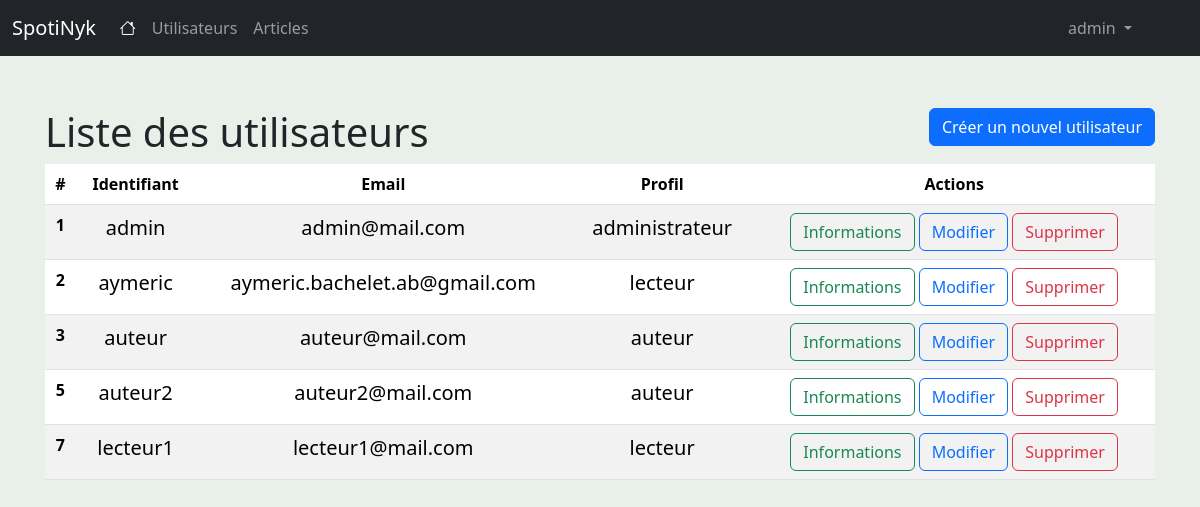
Page /admin/usagers (signed in) on the committed database.
### app/models/tables.py (models this page shows, shortened)
class Usagers(db.Model):
    id = db.Column(db.Integer, primary_key=True)
    username = db.Column(db.String(80), unique=True, nullable=False)
    email = db.Column(db.String(120), unique=True, nullable=False)
    password = db.Column(db.String(100), nullable=False)
    profil_id = db.Column(db.Integer, db.ForeignKey('profils.id'), nullable=False)

### app/controllers/admin_controller.py (the view)
@login_required
def usagers():
    usagers = Usagers.query.all()
    return render_template('liste_usagers.html', usagers=usagers)

### app/ext/login.py (called while the page is built)
def init_app(app):
    lm.init_app(app)
    lm.login_view = 'default.login' #définir login_view : indiquer à Flask l'URL d'authentification des utilisateurs
    @lm.user_loader
    def load_usager(usager_id):
        return Usagers.query.get(usager_id)

### app/templates/liste_usagers.html (shortened to what this page needs)
{% extends "base.html" %}
{% block content %}
<div class="row">
    <div class="col">
        <h1 class="mt-5">Liste des utilisateurs</h1>
    </div>
    <div class="col text-end">
        <a class="btn btn-primary mt-5" href="{{url_for('admin.createUsager')}}"> Créer un nouvel utilisateur</a>
    </div>
</div>
<table class="table table-striped" style="text-align: center">
    <thead>
        <tr>
            <th scope="col">#</th>
            <th scope="col">Identifiant</th>
            <th scope="col">Email</th>
            <th scope="col">Profil</th>
            <th scope="col">Actions</th>
        </tr>
    </thead>
    <tbody>
        {% for usager in usagers %}
            <tr>
                <th scope="row">{{usager.id}}</th>
                <td class="lead">{{usager.username}}</td>
                <td class="lead">{{usager.email}}</td>
                <td class="lead">
                    {% if usager.profil_id == 1 %}
                        administrateur
                    {% elif usager.profil_id == 2 %}
                        auteur
                    {% else %}
                        lecteur
                    {% endif %}
                </td>
                <td>
                    <form action="{{ url_for('admin.destroyUsager', usager_id=usager.id) }}"
                          method="GET">
                        <a href="{{ url_for('admin.showUsager', usager_id=usager.id) }}"
                            class="btn btn-outline-success"
                            role="button">
                                Informations
                        </a>
                        <a href="{{ url_for('admin.updateUsager', usager_id=usager.id) }}"
                            class="btn btn-outline-primary"
                            role="button">
                                Modifier
                        </a>
                        <button type="submit" class="btn btn-outline-danger">Supprimer</button>
                    </form>
                </td>
            </tr>
        {% endfor %}
    </tbody>
</table>
{% endblock %}

### app/templates/base.html (shortened to what this page needs)
<!doctype html>
<html lang="en" class="h-100">
    <head>
        {% block head %}
                {% block styles %}
                    {{ bootstrap.load_css() }}
                    <link rel="stylesheet" href="https://cdn.jsdelivr.net/npm/bootstrap-icons@1.8.1/font/bootstrap-icons.css">
                {% endblock %}
        {% endblock %}
    </head>
    <body class="d-flex flex-column h-100" style="background-color: #e9efe9">
        <header>
            <nav class="navbar navbar-expand-md navbar-dark fixed-top bg-dark">
                <div class="container-fluid">
                    <a class="navbar-brand" href="{{url_for('default.index')}}">SpotiNyk</a>
                    <div class="collapse navbar-collapse" id="navbarCollapse">
                        <ul class="navbar-nav me-auto mb-2 mb-md-0">
                            <li class="nav-item">
                                <a class="nav-link active" aria-current="page" href="{{url_for('default.index')}}"> <i class="bi bi-house"></i></a>
                            </li>
                            {% if current_user.profil_id == 1 %}
                            <li class="nav-item">
                                <a class="nav-link" href="{{url_for('admin.usagers')}}">Utilisateurs</a>
                            </li>
                            <li class="nav-item">
                                <a class="nav-link" href="{{url_for('admin.articles')}}">Articles</a>
                            </li>
                            {%endif%}
                        </ul>
                        <ul class="navbar-nav mr-auto me-5 ms-2 mb-md-0">
                            {% if current_user.is_authenticated %}
                            <li class="nav-item dropdown">
                                <a class="nav-link dropdown-toggle" href="#" id="navbarDropdown" role="button" data-bs-toggle="dropdown" aria-expanded="false">
                                  {{current_user.username}}
                                </a>
                            </li>
                            {%endif%}
                        </ul>
                    </div>
                </div>
            </nav>
        </header>
        <main class="flex-shrink-0">
            <div class="container">
                {% block content %}{% endblock %}
            </div>
        </main>
    </body>
</html>

### app/templates/base.html (style rules this page uses)
main > .container { padding: 60px 15px 0; }

### rows in the picture
Usagers: username "admin", id "1", email "admin@mail.com", shows "administrateur"
Usagers: id "2", username "aymeric", email "aymeric.bachelet.ab@gmail.com", shows "lecteur"
Usagers: id "3", username "auteur", email "auteur@mail.com"
Usagers: id "5", username "auteur2", email "auteur2@mail.com"
Usagers: id "7", username "lecteur1", email "lecteur1@mail.com"
